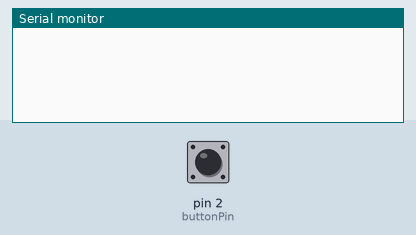
Simulated run of this sketch. Board: Arduino Nano, built with avr-gcc and run on an emulated ATmega328P. On the bench: the last lines printed to the serial monitor. Inputs (shaded band) come from the test bench; at power-on: pin 2 (buttonPin) LOW.

Above: at 1.2 s.
1.3 s: pin 2 (buttonPin) pulled HIGH for 0.15 s
At 2.8 s:
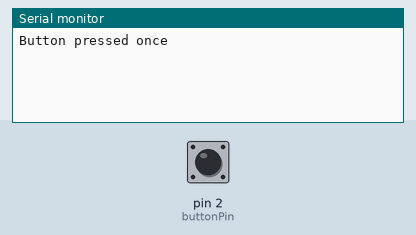
3.2 s: pin 2 (buttonPin) pulled HIGH for 3.2 s
At 6.4 s:
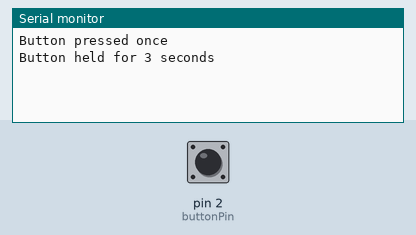
7.9 s: pin 2 (buttonPin) pulsed HIGH 2 times (0.12 s each, 0.3 s apart)
At 9.1 s:
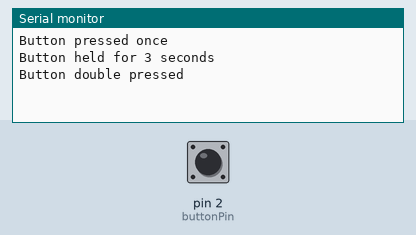

Measured:
- after the input at 1.3 s, the serial monitor: prints a new line after 0.40 s (image 1)
- after the input at 3.2 s, the serial monitor: prints a new line after 1.8 s (image 2)
- after the input at 7.9 s, the serial monitor: prints a new line after 0.37 s (image 3)

The sketch:

1103_Switch.ino
```cpp
/*
  Arduino - Switch Configuration for Gesture Sense IoT
  © Sri Pranav Srivatsavai

  This sketch focuses on acheiving the single press, double press, and
  hold for 3 second input from the switch.

  The circuit:
  Arduino Nano 33 IoT

  ChatGPT was used for debugging the code, and finding solutions to achieve the 'hold for 3 second'
  result even after the press wasn't released after 3 seconds.

  Special References:
  - Guides at NYU ITP for code and overall physical computing.
  - Professor Johnston for his help and feedback.
*/

const int buttonPin = 2; //input for the button
int buttonState; //high or low, read in the loop()
int lastButtonState = LOW; //initialize
unsigned long buttonPressedTime = 0; //to compare with millis() later
bool hasPrinted3SecHold = false;  // flag to avoid multiple "Button held for 3 seconds" prints/triggers

void setup() {
  pinMode(buttonPin, INPUT);
  Serial.begin(9600);
}

void loop() {
  buttonState = digitalRead(buttonPin);

  // If button is currently pressed and was previously not pressed
  if (buttonState == HIGH && lastButtonState == LOW) {
    buttonPressedTime = millis(); // Capture the time button was pressed
    hasPrinted3SecHold = false;   // Reset the flag for 3-second hold message
  }

  // If button has been pressed for more than 3 seconds and we haven't printed the message yet
  if (buttonState == HIGH && (millis() - buttonPressedTime) >= 1800 && !hasPrinted3SecHold) {
    Serial.println("Button held for 3 seconds");
    hasPrinted3SecHold = true; // Set flag so we don't print the message multiple times
  }

  // If button is currently not pressed and was previously pressed
  if (buttonState == LOW && lastButtonState == HIGH) {
    unsigned long buttonReleaseDuration = millis() - buttonPressedTime; // Duration for which button was pressed

    // If button was not held for long (less than 3 seconds) and wasn't held for a very short time either
    if (buttonReleaseDuration < 1800 && buttonReleaseDuration > 50) {
      delay(250);  // Wait for a short time to see if it's a double press
      if (digitalRead(buttonPin) == HIGH) { // If button is pressed again within 250ms
        Serial.println("Button double pressed");
        while(digitalRead(buttonPin) == HIGH);  // Wait for button to be released to avoid multiple prints
      } else {
        Serial.println("Button pressed once");
      }
    }
  }

  lastButtonState = buttonState; // Save the current state of the button for the next loop
}
```
